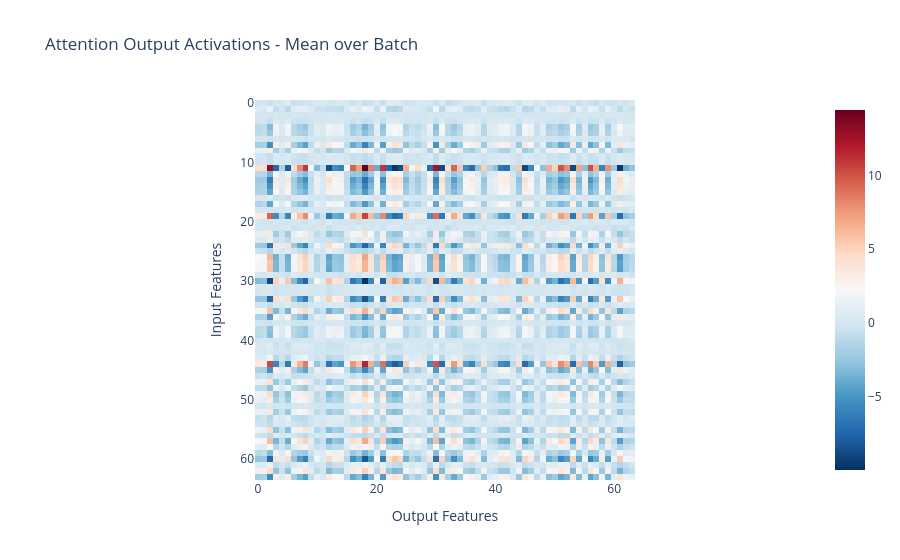

Here is the notebook cell this chart was saved with:
### Code cell
O = t.stack(activations["attention_layer.value_all"])    # Shape: (batch, head, entities, features)
V = t.stack(activations["attention_layer.attention_combine"]).unsqueeze(3)  # Shape: (batch, head, features, entities)

print(O.shape)
print(V.shape)

OV = einops.einsum(V, O, 'b h f1 e,b h e f2 -> b f1 f2')

# for i in range(OV.shape[0]):
#     fig = px.imshow(
#         OV[i].detach().cpu().numpy(),
#         title=f'Attention Output Activations - Sample {i}',
#         labels={'x':'Output Features', 'y':'Input Features'},
#         color_continuous_scale='RdBu_r'
#     )
#     fig.update_xaxes(tickangle=45)
#     fig.show()

px.imshow(
    OV.mean(dim=0).detach().cpu().numpy(),
    title='Attention Output Activations - Mean over Batch',
    labels={'x':'Output Features', 'y':'Input Features'},
    color_continuous_scale='RdBu_r'
).show()

### Figure 1 — Plotly figure (JSON) as saved in the notebook; plotly's stock layout.template omitted (floating-point values rounded to 4 significant figures; data arrays with more than 128 entries replaced by an {"elided": "..."} marker saying what was removed)
{"data": [{"coloraxis": "coloraxis", "hovertemplate": "Output Features: %{x}<br>Input Features: %{y}<br>color: %{z}<extra></extra>", "name": "0", "type": "heatmap", "xaxis": "x", "yaxis": "y", "z": {"elided": "64x64 float values"}}], "layout": {"coloraxis": {"colorscale": [[0, "rgb(5,48,97)"], [0.1, "rgb(33,102,172)"], [0.2, "rgb(67,147,195)"], [0.3, "rgb(146,197,222)"], [0.4, "rgb(209,229,240)"], [0.5, "rgb(247,247,247)"], [0.6, "rgb(253,219,199)"], [0.7, "rgb(244,165,130)"], [0.8, "rgb(214,96,77)"], [0.9, "rgb(178,24,43)"], [1, "rgb(103,0,31)"]]}, "title": {"text": "Attention Output Activations - Mean over Batch"}, "xaxis": {"anchor": "y", "constrain": "domain", "domain": [0, 1], "scaleanchor": "y", "title": {"text": "Output Features"}}, "yaxis": {"anchor": "x", "autorange": "reversed", "constrain": "domain", "domain": [0, 1], "title": {"text": "Input Features"}}}}
